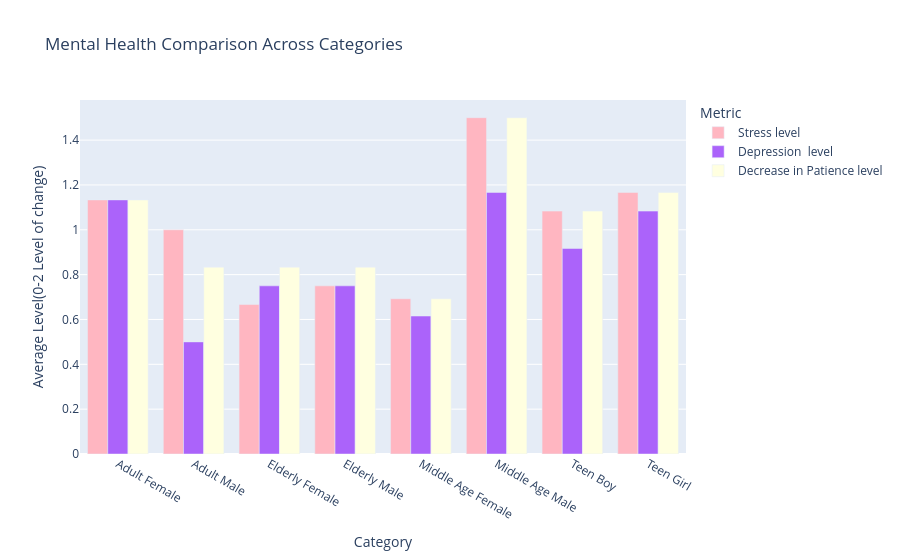

Notebook source saved alongside this figure:
### Code cell
df['Stress level'] = pd.to_numeric(df['Stress level'], errors='coerce')
df['Depression  level'] = pd.to_numeric(df['Depression  level'], errors='coerce')
df['Decrease in Patience level'] = pd.to_numeric(df['Decrease in Patience level'], errors='coerce')

mental = df.groupby('Category')[['Stress level', 'Depression  level', 'Decrease in Patience level']].mean().reset_index()
mental_melt = mental.melt(id_vars='Category', 
                          var_name='Metric', 
                          value_name='Value')
import plotly.express as px

color_map = {
    'Stress level': 'lightpink',
    'Depression level': 'lightblue',
    'Decrease in Patience level': 'lightyellow'
}

fig = px.bar(
    mental_melt,
    x='Category',
    y='Value',
    color='Metric',
    barmode='group',
    color_discrete_map=color_map,
    title="Mental Health Comparison Across Categories"
)

fig.update_layout(
    yaxis_title="Average Level(0-2 Level of change)",
    xaxis_title="Category"
)

fig.show()

### Figure 1 — Plotly figure (JSON) as saved in the notebook; plotly's stock layout.template omitted (floating-point values rounded to 4 significant figures)
{"data": [{"alignmentgroup": "True", "hovertemplate": "Metric=Stress level<br>Category=%{x}<br>Value=%{y}<extra></extra>", "legendgroup": "Stress level", "marker": {"color": "lightpink", "pattern": {"shape": ""}}, "name": "Stress level", "offsetgroup": "Stress level", "orientation": "v", "showlegend": true, "textposition": "auto", "type": "bar", "x": ["Adult Female", "Adult Male", "Elderly Female", "Elderly Male", "Middle Age Female", "Middle Age Male", "Teen Boy", "Teen Girl"], "xaxis": "x", "y": [1.133, 1, 0.6667, 0.75, 0.6923, 1.5, 1.083, 1.167], "yaxis": "y"}, {"alignmentgroup": "True", "hovertemplate": "Metric=Depression  level<br>Category=%{x}<br>Value=%{y}<extra></extra>", "legendgroup": "Depression  level", "marker": {"color": "#ab63fa", "pattern": {"shape": ""}}, "name": "Depression  level", "offsetgroup": "Depression  level", "orientation": "v", "showlegend": true, "textposition": "auto", "type": "bar", "x": ["Adult Female", "Adult Male", "Elderly Female", "Elderly Male", "Middle Age Female", "Middle Age Male", "Teen Boy", "Teen Girl"], "xaxis": "x", "y": [1.133, 0.5, 0.75, 0.75, 0.6154, 1.167, 0.9167, 1.083], "yaxis": "y"}, {"alignmentgroup": "True", "hovertemplate": "Metric=Decrease in Patience level<br>Category=%{x}<br>Value=%{y}<extra></extra>", "legendgroup": "Decrease in Patience level", "marker": {"color": "lightyellow", "pattern": {"shape": ""}}, "name": "Decrease in Patience level", "offsetgroup": "Decrease in Patience level", "orientation": "v", "showlegend": true, "textposition": "auto", "type": "bar", "x": ["Adult Female", "Adult Male", "Elderly Female", "Elderly Male", "Middle Age Female", "Middle Age Male", "Teen Boy", "Teen Girl"], "xaxis": "x", "y": [1.133, 0.8333, 0.8333, 0.8333, 0.6923, 1.5, 1.083, 1.167], "yaxis": "y"}], "layout": {"barmode": "group", "legend": {"title": {"text": "Metric"}, "tracegroupgap": 0}, "title": {"text": "Mental Health Comparison Across Categories"}, "xaxis": {"anchor": "y", "domain": [0, 1], "title": {"text": "Category"}}, "yaxis": {"anchor": "x", "domain": [0, 1], "title": {"text": "Average Level(0-2 Level of change)"}}}}
